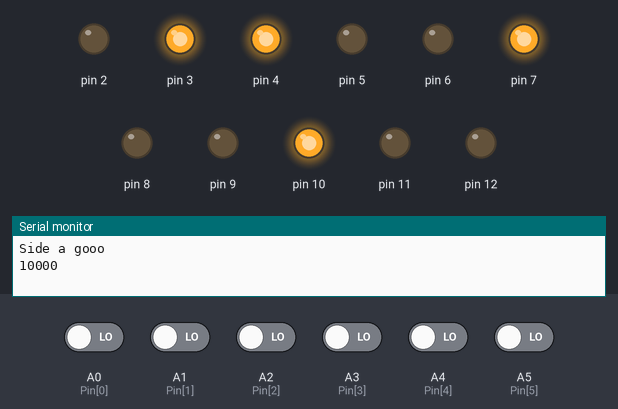
The sketch below on a simulated Arduino Uno, built with avr-gcc and run on an emulated ATmega328P. Shown: output pins drawn as LEDs (lit = HIGH), the last lines printed to the serial monitor. The test bench sets the inputs (shaded band); at power-on: A0 (Pin[0]), A1 (Pin[1]), A2 (Pin[2]), A3 (Pin[3]), A4 (Pin[4]), A5 (Pin[5]) LOW. Pins used as bus, display or sensor lines are not drawn.

Above: at 5.0 s.
At 15.0 s:
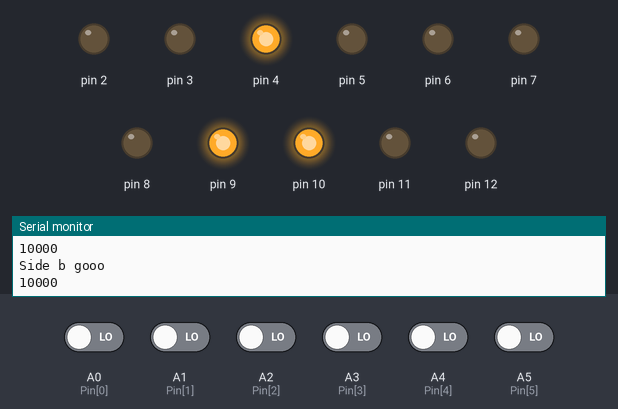
At 22.5 s:
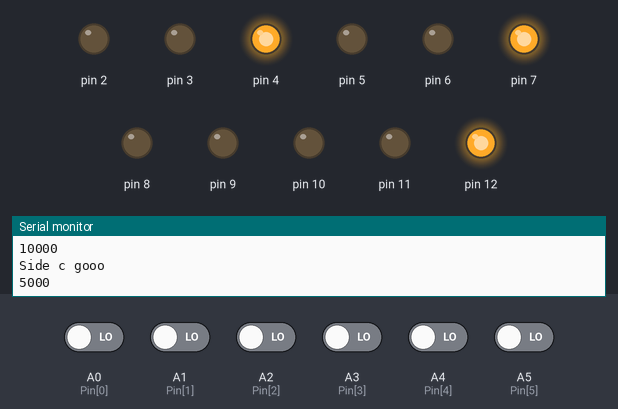
At 27.5 s:
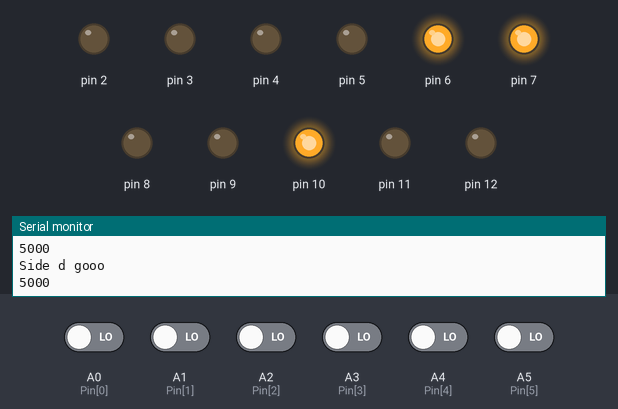
Timing chart, 0 to 39.0 s (numbered marks = the images above):
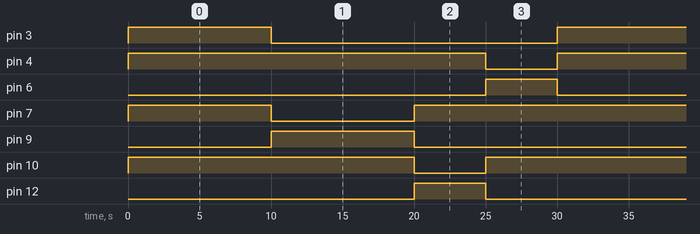

Measured:
- by itself, pin 3, pin 9: alternates HIGH for 10.0 s and LOW for 20.0 s
- by itself, pin 4: alternates HIGH for 25.0 s and LOW for 5.0 s
- by itself, pin 6, pin 12: alternates HIGH for 5.0 s and LOW for 25.0 s
- by itself, pin 7: repeats every 30.0 s: LOW 10.0 s, HIGH 20.0 s
- by itself, pin 10: repeats every 30.0 s: LOW 5.0 s, HIGH 25.0 s

The sketch:

Real_time_traffic_control_system.ino
```cpp
//0,1,2,3 : Wider roads
//4,5 : Narrow Roads
//LED's
//1,2,3 side c wider
//4,5,6 side d narrow
//7,8,9 side a wider
//10,11,12 side b narrow
int i,a,b,c,d;
int A[6]={0,0,0,0,0,0};
int D[4]={0,0,0,0};
int Pin[6]={A0,A1,A2,A3,A4,A5};

void delay1()
{
    Serial.println("Side a gooo");
    Serial.println(D[0]);
    digitalWrite(3,HIGH);
    digitalWrite(4,HIGH);
    digitalWrite(7,HIGH);
    digitalWrite(10,HIGH);
    delay(D[0]);
    digitalWrite(3,LOW);
    digitalWrite(4,LOW);
    digitalWrite(7,LOW);
    digitalWrite(10,LOW);
}

void delay2()
{
    Serial.println("Side b gooo");
    Serial.println(D[1]);
    digitalWrite(9,HIGH);
    digitalWrite(1,HIGH);
    digitalWrite(4,HIGH);
    digitalWrite(10,HIGH);
    delay(D[1]);
    digitalWrite(9,LOW);
    digitalWrite(1,LOW);
    digitalWrite(4,LOW);
    digitalWrite(10,LOW);
}

void delay3()
{
    Serial.println("Side c gooo");
    Serial.println(D[2]);
    digitalWrite(12,HIGH);
    digitalWrite(1,HIGH);
    digitalWrite(4,HIGH);
    digitalWrite(7,HIGH);
    delay(D[2]);
    digitalWrite(12,LOW);
    digitalWrite(1,LOW);
    digitalWrite(4,LOW);
    digitalWrite(7,LOW);
}

void delay4()
{
    Serial.println("Side d gooo");
    Serial.println(D[3]);
    digitalWrite(6,HIGH);
    digitalWrite(1,HIGH);
    digitalWrite(7,HIGH);
    digitalWrite(10,HIGH);
    delay(D[3]);
    digitalWrite(6,LOW);
    digitalWrite(1,LOW);
    digitalWrite(7,LOW);
    digitalWrite(10,LOW);
}


void calc_para()
{
  a=0;
  b=0;
  c=0;
  d=0;
  if(A[0]==0)
  a+=1;
  if(A[1]==0)
  a+=1;
  if(A[2]==0)
  b+=1;
  if(A[3]==0)
  b+=1;
  if(A[4]==0)
  c+=1;
  if(A[5]==0)
  d+=1;
  delays(a,b,c,d);
}

void delays(int a,int b,int c,int d)
{
  D[0]=a*5000;
  D[1]=b*5000;
  D[2]=c*5000;
  D[3]=d*5000;
}

void setup()
{
  Serial.begin(9600);
  for(i=0;i<6;i++)
  {
   pinMode(Pin[0], INPUT);
  }
  for(i=1;i<13;i++)
  {
   pinMode(i, OUTPUT);
  }
}

void loop()
{
  for(i=0;i<6;i++)
  {
    A[i]=digitalRead(Pin[i]);
  }

  calc_para();
  delay1();

  calc_para();
  delay2();

  calc_para();
  delay3();

  calc_para();
  delay4();
}
```
